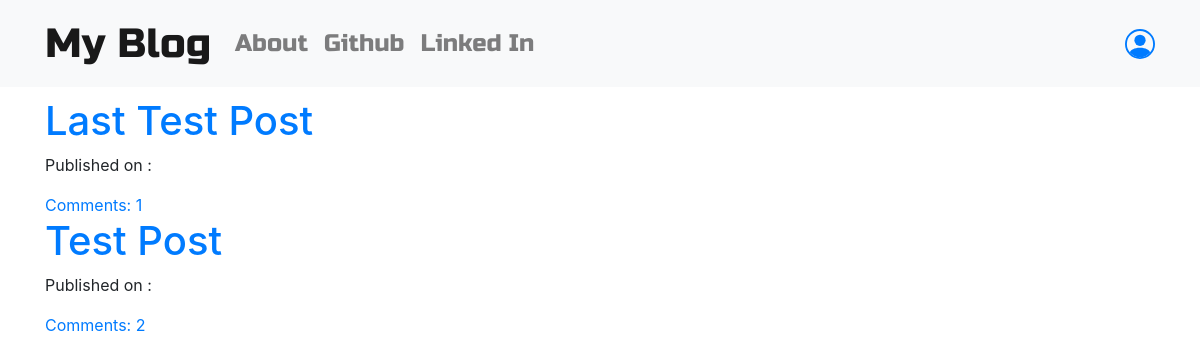
The page / on the database its author committed.
### blog/models.py (models this page shows, shortened)
class Post(models.Model):
    author=models.ForeignKey("auth.User", on_delete=models.CASCADE)
    title=models.CharField(max_length=200)
    text=models.TextField()
    created_date=models.DateTimeField(default=timezone.now)
    published_date=models.DateTimeField(blank=True,null=True)
    def filter_approved_comments(self):
        return self.comments.filter(approved_comment=True)

### blog/views.py (the view)
# urls.py: url(r"^$", views.PostListView.as_view(),name="post_list"),
class PostListView(ListView):
    model = Post
    def get_queryset(self):
        return Post.objects.filter(published_date__lte=timezone.now()).order_by('-published_date')

### blog/templates/blog/post_list.html
{% extends 'blog/base.html' %}
{% block content %}
<div class ="centerstage">
    {% for post in post_list %}
    <div class="post">
        <h1> <a href ="{% url 'post_detail' pk=post.pk %}">{{ post.title }}</a></h1>
        <div class = "date">
            <p>Published on : {{ post.published|date:"D M Y" }}</p>
        </div>
        <a href="{% url 'post_detail' pk=post.pk %}">Comments: {{ post.filter_approved_comments.count }}</a>
    </div>
    {% endfor %}
</div>
{% endblock %}

### blog/static/css/blog.css (style rules this page uses)
.centerstage { margin-left:auto; margin-right:auto; }

### rows shown on the page
Post: title "Last Test Post", filter_approved_comments.count "1"
Post: title "Test Post", filter_approved_comments.count "2"
